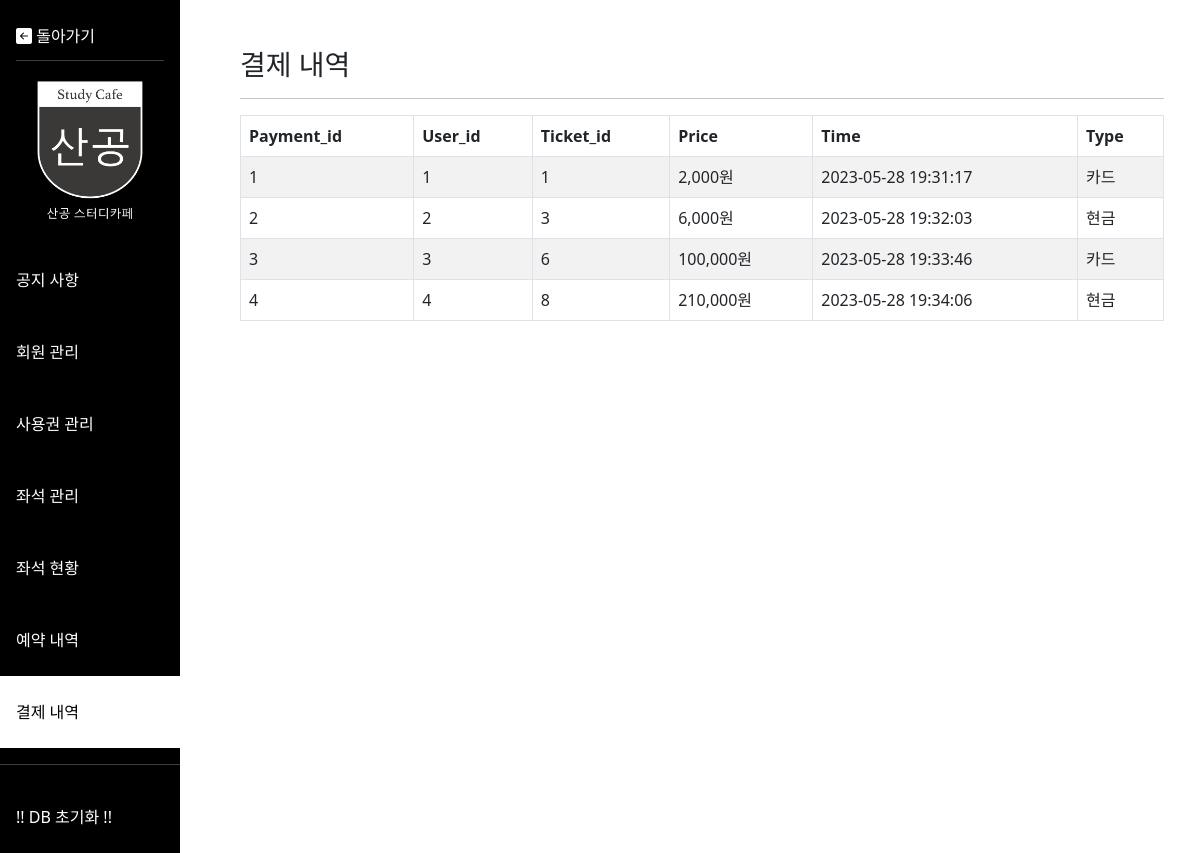
The page /admin/admin_payment.php on the database its author committed.
### tables this page shows
create table P_PAYMENT(
Payment_id int auto_increment primary key,
User_id int not null,
Ticket_id int not null,
Price int not null,
Time timestamp not null,
Type varchar(10) not null,
constraint p_userFK foreign key(User_id)
   references P_USER(User_id) ON DELETE CASCADE,
constraint p_ticketFK foreign key(Ticket_id)
   references P_TICKET(Ticket_id),
constraint payment_type_check check(Type in('card', 'cash'))
);

### admin/admin_payment.php (the view, shortened to what this page needs)
<!DOCTYPE html>
<html lang="ko">
<head>
  <link href="https://cdn.jsdelivr.net/npm/bootstrap@5.2.3/dist/css/bootstrap.min.css" rel="stylesheet">
  <link rel="stylesheet" href="https://cdn.jsdelivr.net/npm/bootstrap-icons@1.7.1/font/bootstrap-icons.css">
</head>
<body>
  <div class="row">
    <div class="col-2">
      <?php
      include "menu.php"
      ?>
    </div>
    <div class="col-10 p-5">
      <h3>결제 내역
      </h3>
      <hr/>
      <table class="table table-bordered table-striped table-hover">
        <thead>
          <tr>
            <th scope="col">Payment_id</th>
            <th scope="col">User_id</th>
            <th scope="col">Ticket_id</th>
            <th scope="col">Price</th>
            <th scope="col">Time</th>
            <th scope="col">Type</th>
          </tr>
        </thead>
        <tbody>
          <?php
          $mysqli = connect();
          $query = "SELECT * FROM P_PAYMENT";
          $res = mysqli_query($mysqli, $query);
          $rows = $res->fetch_all(MYSQLI_ASSOC);
          foreach($rows as $row){
            $payment_id = $row['Payment_id'];
            $user_id = $row['User_id'];
            $ticket_id = $row['Ticket_id'];
            $price = $row['Price'];
            $time = $row['Time'];
            $type = $row['Type'];
            $type_fit = '';
            $price_fit = number_format($price).'원';
            if($type=='card'){
              $type_fit = '카드';
            }else if($type=='cash'){
              $type_fit = '현금';
            }
            echo "
            <tr>
              <td>$payment_id</td>
              <td>$user_id</td>
              <td>$ticket_id</td>
              <td>$price_fit</td>
              <td>$time</td>
              <td>$type_fit</td>
            </tr>
            ";
          }
          ?>
        </tbody>
      </table>
    </div>
  </div>
</body>
</html>

### admin/styles/menu.css (style rules this page uses)
body { height: 100%; }

### rows shown on the page
p_payment: Payment_id "1", User "1", Ticket "1", Price "2,000원", Time "2023-05-28 19:31:17", Type "카드"
p_payment: Payment_id "2", User "2", Ticket "3", Price "6,000원", Time "2023-05-28 19:32:03", Type "현금"
p_payment: Payment_id "3", User "3", Ticket "6", Price "100,000원", Time "2023-05-28 19:33:46", Type "카드"
p_payment: Payment_id "4", User "4", Ticket "8", Price "210,000원", Time "2023-05-28 19:34:06", Type "현금"
